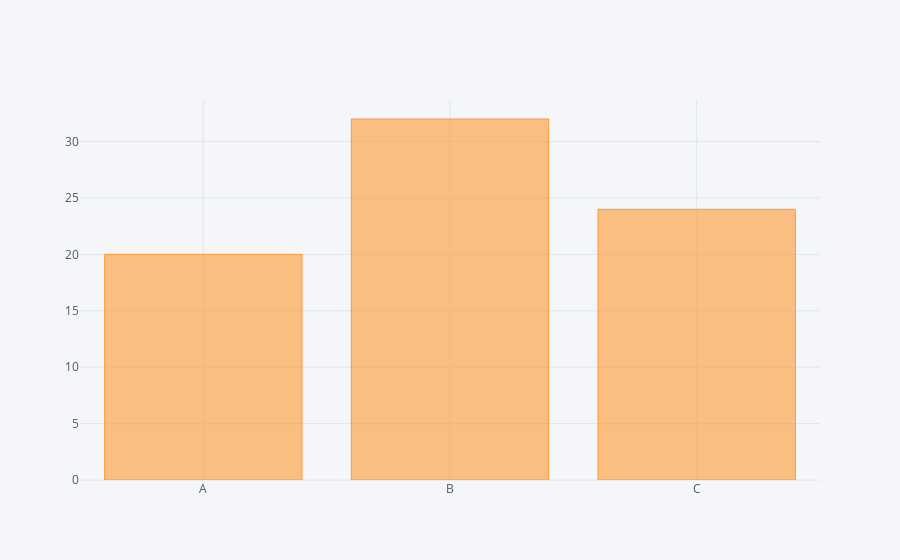

Notebook code cell kept with this figure:
### Code cell
df2.iplot(kind='bar',x='Category',y='Value')

### Figure 1 — Plotly figure (JSON) as saved in the notebook; plotly's stock layout.template omitted (floating-point values rounded to 4 significant figures)
{"data": [{"marker": {"color": "rgba(255, 153, 51, 0.6)", "line": {"color": "rgba(255, 153, 51, 1.0)", "width": 1}}, "name": "Value", "orientation": "v", "text": "", "type": "bar", "uid": "fd65f93e-a75b-4816-9614-eb0ee0d34bb6", "x": ["A", "B", "C"], "y": [20, 32, 24]}], "layout": {"legend": {"bgcolor": "#F5F6F9", "font": {"color": "#4D5663"}}, "paper_bgcolor": "#F5F6F9", "plot_bgcolor": "#F5F6F9", "title": {"font": {"color": "#4D5663"}}, "xaxis": {"gridcolor": "#E1E5ED", "showgrid": true, "tickfont": {"color": "#4D5663"}, "title": {"font": {"color": "#4D5663"}, "text": ""}, "zerolinecolor": "#E1E5ED"}, "yaxis": {"gridcolor": "#E1E5ED", "showgrid": true, "tickfont": {"color": "#4D5663"}, "title": {"font": {"color": "#4D5663"}, "text": ""}, "zerolinecolor": "#E1E5ED"}}}
